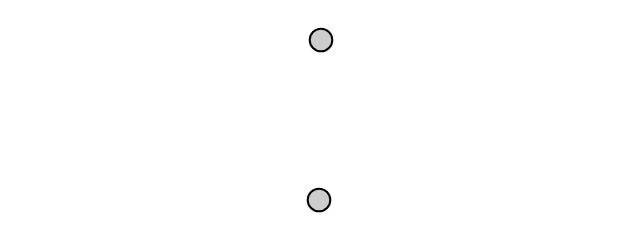
Frame 1 (no input)
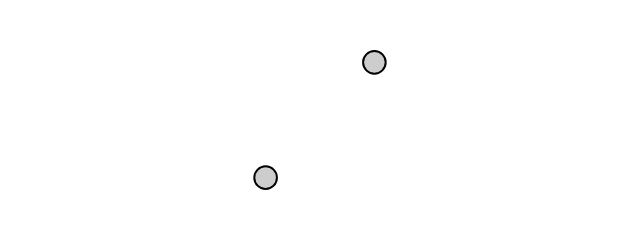
Frame 60 (no input)
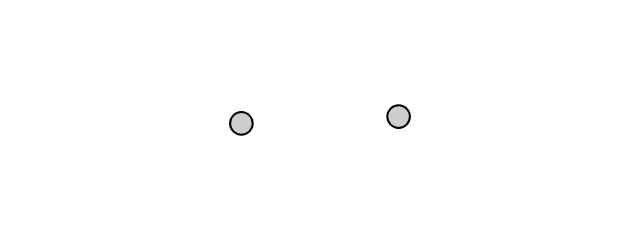
Frame 120 (the mouse pressed at the canvas centre since frame 60)

The p5.js sketch that drew these frames (run headless with seeded random() and noise() and a simulated clock; from frame 60 on, the mouse is pressed at the canvas centre):

// p5.js sketch
// ── sketch.js
// Mutual Attract// The Nature of Code

let bodyA;
let bodyB;

let G = 1;

function setup() {
  createCanvas(640, 240);
  bodyA = new Body(320, 40);
  bodyB = new Body(320, 200);
  bodyA.velocity = createVector(1, 0);
  bodyB.velocity = createVector(-1, 0);
}

function draw() {
  background(255);

  bodyA.attract(bodyB);
  bodyB.attract(bodyA);

  bodyA.update();
  bodyA.show();
  bodyB.update();
  bodyB.show();
}

// ── mover.js
// Gravitational Attraction
// The Nature of Code
// The Coding Train / Daniel Shiffman
// https://youtu.be/EpgB3cNhKPM
// https://thecodingtrain.com/learning/nature-of-code/2.5-gravitational-attraction.html
// https://editor.p5js.org/codingtrain/sketches/MkLraatd

class Body {
  constructor(x, y) {
    this.position = createVector(x, y);
    this.velocity = createVector(0, 0);
    this.acceleration = createVector(0, 0);
    this.mass = 8;
    this.r = sqrt(this.mass) * 2;
  }
  
  attract(body) {
    let force = p5.Vector.sub(this.position, body.position);
    let d = constrain(force.mag(), 5, 25);
    let G = 1;
    let strength = (G * (this.mass * body.mass)) / (d * d);
    force.setMag(strength);
    body.applyForce(force);
  }

  applyForce(force) {
    let f = p5.Vector.div(force, this.mass);
    this.acceleration.add(f);
  }



  update() {
    this.velocity.add(this.acceleration);
    this.position.add(this.velocity);
    this.acceleration.set(0, 0);
  }

  show() {
    stroke(0);
    strokeWeight(2);
    fill(127, 100);
    circle(this.position.x, this.position.y, this.r * 4);
  }
}
